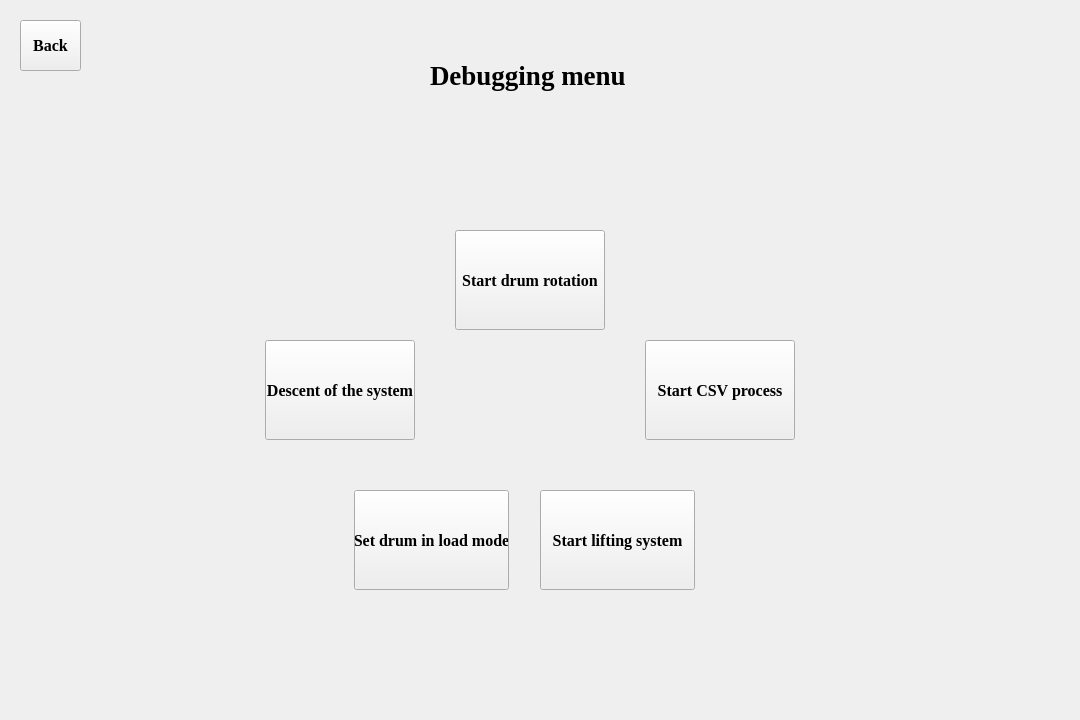
<?xml version="1.0" encoding="UTF-8"?>
<ui version="4.0">
 <class>Debugging_menu_screen</class>
 <widget class="QWidget" name="Debugging_menu_screen">
  <property name="geometry">
   <rect>
    <x>0</x>
    <y>0</y>
    <width>1080</width>
    <height>720</height>
   </rect>
  </property>
  <property name="windowTitle">
   <string>Form</string>
  </property>
  <widget class="QPushButton" name="Rotate_Btn">
   <property name="geometry">
    <rect>
     <x>455</x>
     <y>230</y>
     <width>150</width>
     <height>100</height>
    </rect>
   </property>
   <property name="font">
    <font>
     <family>Times New Roman</family>
     <pointsize>12</pointsize>
     <weight>75</weight>
     <bold>true</bold>
    </font>
   </property>
   <property name="text">
    <string>Start drum rotation</string>
   </property>
  </widget>
  <widget class="QPushButton" name="CSV_Btn">
   <property name="geometry">
    <rect>
     <x>645</x>
     <y>340</y>
     <width>150</width>
     <height>100</height>
    </rect>
   </property>
   <property name="font">
    <font>
     <family>Times New Roman</family>
     <pointsize>12</pointsize>
     <weight>75</weight>
     <bold>true</bold>
    </font>
   </property>
   <property name="text">
    <string>Start CSV process</string>
   </property>
  </widget>
  <widget class="QPushButton" name="Lift_Up_Btn">
   <property name="geometry">
    <rect>
     <x>540</x>
     <y>490</y>
     <width>155</width>
     <height>100</height>
    </rect>
   </property>
   <property name="font">
    <font>
     <family>Times New Roman</family>
     <pointsize>12</pointsize>
     <weight>75</weight>
     <bold>true</bold>
    </font>
   </property>
   <property name="text">
    <string>Start lifting system</string>
   </property>
  </widget>
  <widget class="QPushButton" name="Load_Btn">
   <property name="geometry">
    <rect>
     <x>354</x>
     <y>490</y>
     <width>155</width>
     <height>100</height>
    </rect>
   </property>
   <property name="font">
    <font>
     <family>Times New Roman</family>
     <pointsize>12</pointsize>
     <weight>75</weight>
     <bold>true</bold>
    </font>
   </property>
   <property name="text">
    <string>Set drum in load mode</string>
   </property>
  </widget>
  <widget class="QPushButton" name="Lift_Down_Btn">
   <property name="geometry">
    <rect>
     <x>265</x>
     <y>340</y>
     <width>150</width>
     <height>100</height>
    </rect>
   </property>
   <property name="font">
    <font>
     <family>Times New Roman</family>
     <pointsize>12</pointsize>
     <weight>75</weight>
     <bold>true</bold>
    </font>
   </property>
   <property name="text">
    <string>Descent of the system</string>
   </property>
  </widget>
  <widget class="QLabel" name="Debugging_screen">
   <property name="geometry">
    <rect>
     <x>430</x>
     <y>40</y>
     <width>211</width>
     <height>70</height>
    </rect>
   </property>
   <property name="font">
    <font>
     <family>Times New Roman</family>
     <pointsize>20</pointsize>
     <weight>75</weight>
     <bold>true</bold>
    </font>
   </property>
   <property name="text">
    <string>Debugging menu</string>
   </property>
  </widget>
  <widget class="QPushButton" name="Undo_Btn">
   <property name="geometry">
    <rect>
     <x>20</x>
     <y>20</y>
     <width>61</width>
     <height>51</height>
    </rect>
   </property>
   <property name="font">
    <font>
     <family>Times New Roman</family>
     <pointsize>12</pointsize>
     <weight>75</weight>
     <bold>true</bold>
    </font>
   </property>
   <property name="text">
    <string>Back</string>
   </property>
  </widget>
 </widget>
 <resources/>
 <connections/>
</ui>
